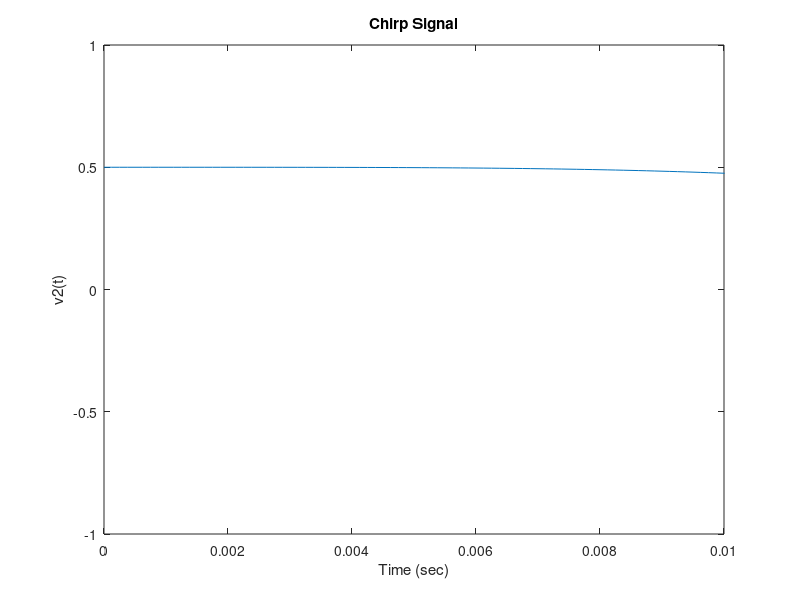

Reproduce this figure in MATLAB.
fs=8000;
t=0:1/fs:2;
f=500*t;
v=0.5*cos(2*pi*(f.*t));
sound(v,fs);
plot(t,v);
title('Chirp Signal');
axis([0 .01 -1 1]);
xlabel('Time (sec)');
ylabel('v2(t)');